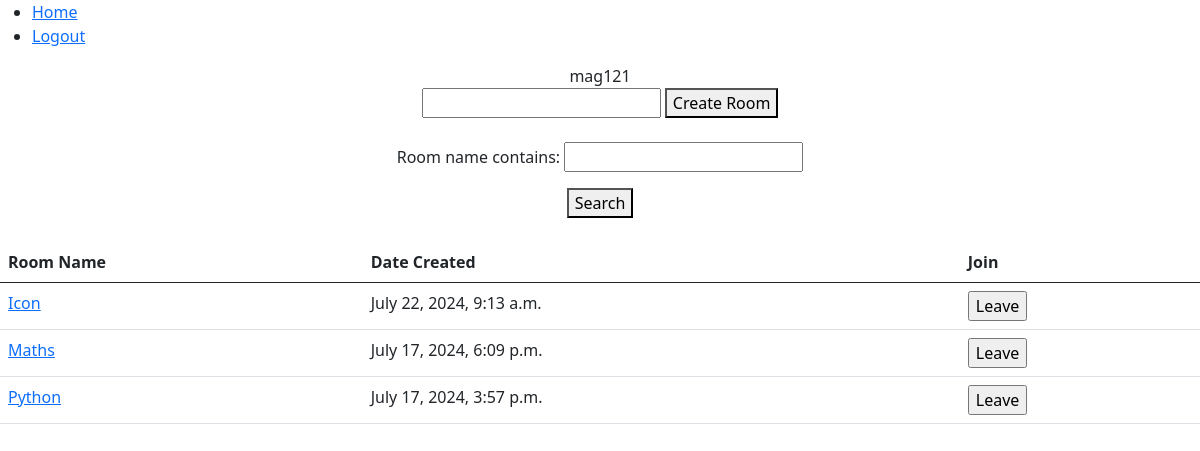
The page / (signed in) on the database as committed earlier.
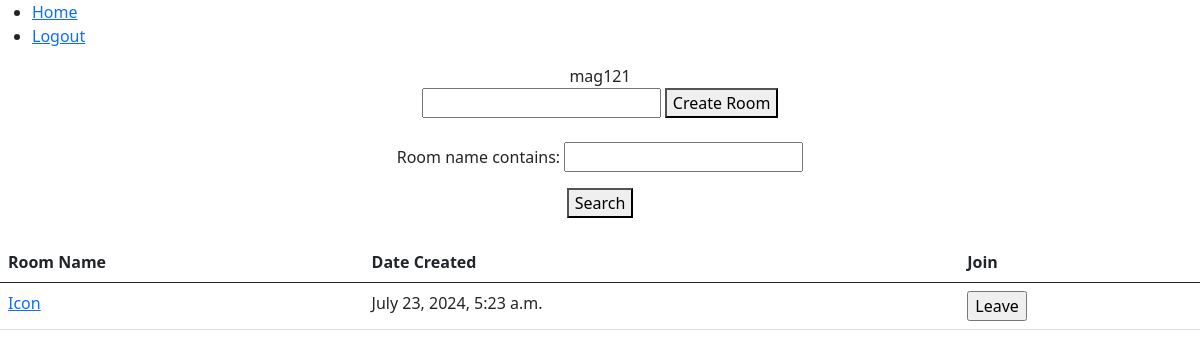
The same page on the database as committed later.
### chatapp/models.py (models this page shows, shortened)
class Room(models.Model):
    room_name = models.CharField(max_length=150, unique=True, primary_key=True)
    avatar = ResizedImageField(quality=70, upload_to='media/room', blank=True, null=True)
    members = models.ManyToManyField(Profile, blank=True)
    created_at = models.DateTimeField(auto_now_add=True)

### chatapp/views.py (the view)
# urls.py: 2. Add a URL to urlpatterns:  path('', views.home, name='home')
@login_required(login_url='signin')
def home(request):
    if request.method == 'POST':
        room_name = str(request.POST['room']).lower()
        user = request.user
        room = Room.objects.create(room_name=room_name, user=user)
        messages.info(request, 'room created')
        return redirect('home')
    form = RoomForm()
    room_filter = RoomFilter(request.GET, queryset=Room.objects.all())
    context = {
        "form": form,
        'filter': room_filter,
    }
    return render(request, 'home.html', context)

### chatapp/forms.py
class RoomForm(forms.Form):
    room_name = forms.CharField(max_length=50, required=True, widget=forms.TextInput(attrs={"placeholder":"create or join room"}))

### chatapp/templates/home.html (shortened to what this page needs)
{% include 'base.html' %}
{% load static %}
{% block content %}
<center>
    {{ request.user.username }}
    <form action="{% url 'create_room' %}" method="post">
        <input name="room_name" type="text" required minlength="3">
        <button type="submit">Create Room</button>
    </form>
    <form method="get">
        {{ filter.form.as_p }}
        <button type=submit">Search</button>
    </form>
    <table class="table">
        <thead>
            <tr>
                <th scope="col">Room Name</th>
                <th scope="col">Date Created</th>
                <th scope="col">Join</th>
            </tr>
        </thead>
        <tbody>
            {% for obj in filter.qs reversed %}
            <tr>
                <td> <a href="{% url 'chat' obj.room_name %}"> {{ obj.room_name }} </a></td>
                <td>{{ obj.created_at }}</td>
                <td>
                    <form action="{% url 'joinroom' %}" method="post">
                        {% if request.user.profile in obj.members.all %}
                        <input type="submit" value="Leave">
                        {% else %}
                        <input type="submit" value="Join">
                        {% endif %}
                    </form>
                </td>
            </tr>
            {% endfor %}
        </tbody>
    </table>
</center>
{% endblock %}

### chatapp/templates/base.html (shortened to what this page needs)
{% load static %}
<!DOCTYPE html>
<html lang="en">
<head>
    <link href="https://cdn.jsdelivr.net/npm/bootstrap@5.0.2/dist/css/bootstrap.min.css" rel="stylesheet"
>
</head>
<body>
    <nav>
        <ul>
            <li>
                <a href="/">Home</a>
            </li>
            <li>
                <a href="{% url 'signout' %}">Logout</a>
            </li>
        </ul>
    </nav>
</body>
</html>

Rows that differ between the two databases and show on the page:
removed Room: room_name "Maths", created_at "July 17, 2024, 6:09 p.m."
removed Room: room_name "Python", created_at "July 17, 2024, 3:57 p.m."
changed Room "Icon": created_at "July 22, 2024, 9:13 a.m." → "July 23, 2024, 5:23 a.m."
